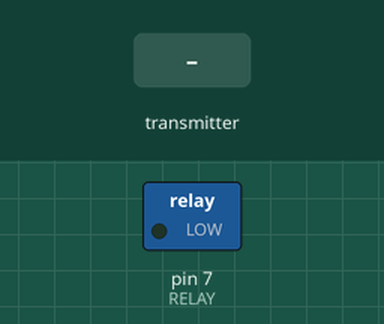
The sketch below on a simulated Arduino Uno, built with avr-gcc and run on an emulated ATmega328P. Shown: switched loads named in the sketch (green lamp = pin HIGH). The inputs (shaded band) are chosen by the test bench. No radio packets arrive unless stated; what the sketch prints to the serial monitor is not drawn.

Above: at 1.2 s.
1.3 s: the transmitter starts sending compressor = 1
At 1.9 s:
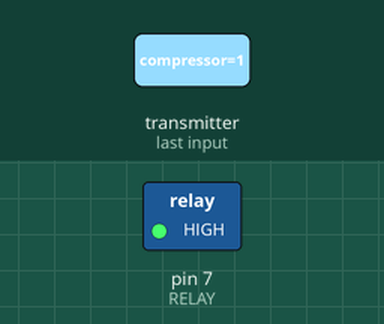
2.8 s: the transmitter starts sending compressor = 0
At 4.3 s:
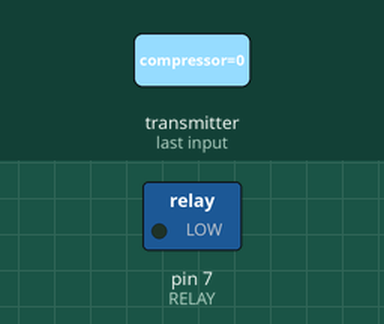
Timing chart, 0 to 5.8 s (numbered marks = the images above; inputs shaded):
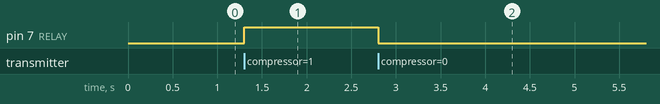

Measured:
- after the input at 1.3 s, pin 7 (RELAY): LOW → HIGH at once
- after the input at 2.8 s, pin 7 (RELAY): HIGH → LOW at once

The sketch:

relay_module.ino
```cpp
#define RELAY 7
#define CE 9
#define CSN 10

#include <SPI.h>
#include "nRF24L01.h"
#include "RF24.h"

RF24 radio(CE, CSN);

byte address[][6] = {"1Node", "2Node", "3Node", "4Node", "5Node", "6Node"};

byte compressor = 0;

unsigned long timer_ttl;
unsigned long timer_general;

void setup(){
  Serial.begin(9600); //открываем порт для связи с ПК
  pinMode(RELAY, OUTPUT);
  digitalWrite(RELAY, LOW);
  setupRadio();
  timer_ttl = millis();
  timer_general = millis();
}

void loop() {
  if (millis() - timer_general >= 10) {
    if (radio.available()) {
      radio.read(&compressor, sizeof(compressor));
      timer_ttl = millis();
    } else {
      if (millis() - timer_ttl >= 10000) {
        compressor = 0;
        timer_ttl = millis();
      }
    }

    if (compressor == 1) {
      digitalWrite(RELAY, HIGH);
    } else {
      digitalWrite(RELAY, LOW);
    }
    Serial.println(compressor);
  }
}

void setupRadio() {
  radio.begin(); //активировать модуль
  radio.setAutoAck(1);         //режим подтверждения приёма, 1 вкл 0 выкл
  radio.setRetries(1, 15);     //(время между попыткой достучаться, число попыток)
  radio.enableAckPayload();    //разрешить отсылку данных в ответ на входящий сигнал
  radio.setPayloadSize(32);     //размер пакета, в байтах
  radio.setChannel(0x6b);
  radio.openReadingPipe(1, address[2]);
  radio.setPALevel (RF24_PA_MAX);
  radio.setDataRate (RF24_250KBPS); //скорость обмена. На выбор RF24_2MBPS, RF24_1MBPS,
  radio.powerUp(); //начать работу
  radio.startListening();  //начинаем слушать эфир, мы приёмный модуль
}
```
